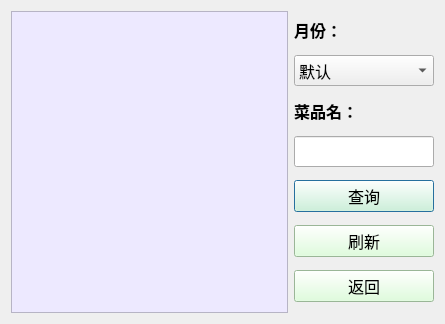
<?xml version="1.0" encoding="UTF-8"?>
<ui version="4.0">
 <class>checkSaleAmount</class>
 <widget class="QDialog" name="checkSaleAmount">
  <property name="geometry">
   <rect>
    <x>0</x>
    <y>0</y>
    <width>445</width>
    <height>324</height>
   </rect>
  </property>
  <property name="windowTitle">
   <string>Dialog</string>
  </property>
  <layout class="QGridLayout" name="gridLayout">
   <item row="1" column="0">
    <widget class="QTableWidget" name="tableWidget">
     <property name="maximumSize">
      <size>
       <width>740</width>
       <height>400</height>
      </size>
     </property>
     <property name="styleSheet">
      <string notr="true">background-color: rgb(237, 233, 255);</string>
     </property>
    </widget>
   </item>
   <item row="1" column="1">
    <layout class="QVBoxLayout" name="verticalLayout">
     <item>
      <widget class="QLabel" name="label_2">
       <property name="sizePolicy">
        <sizepolicy hsizetype="Preferred" vsizetype="Fixed">
         <horstretch>0</horstretch>
         <verstretch>0</verstretch>
        </sizepolicy>
       </property>
       <property name="font">
        <font>
         <family>微软雅黑</family>
         <pointsize>12</pointsize>
         <bold>true</bold>
        </font>
       </property>
       <property name="text">
        <string>月份：</string>
       </property>
      </widget>
     </item>
     <item>
      <widget class="QComboBox" name="comboBox">
       <property name="sizePolicy">
        <sizepolicy hsizetype="Fixed" vsizetype="Fixed">
         <horstretch>0</horstretch>
         <verstretch>0</verstretch>
        </sizepolicy>
       </property>
       <property name="maximumSize">
        <size>
         <width>140</width>
         <height>16777215</height>
        </size>
       </property>
       <property name="font">
        <font>
         <family>微软雅黑 Light</family>
         <pointsize>12</pointsize>
        </font>
       </property>
       <item>
        <property name="text">
         <string>默认</string>
        </property>
       </item>
       <item>
        <property name="text">
         <string>1</string>
        </property>
       </item>
       <item>
        <property name="text">
         <string>2</string>
        </property>
       </item>
       <item>
        <property name="text">
         <string>3</string>
        </property>
       </item>
       <item>
        <property name="text">
         <string>4</string>
        </property>
       </item>
       <item>
        <property name="text">
         <string>5</string>
        </property>
       </item>
       <item>
        <property name="text">
         <string>6</string>
        </property>
       </item>
       <item>
        <property name="text">
         <string>7</string>
        </property>
       </item>
       <item>
        <property name="text">
         <string>8</string>
        </property>
       </item>
       <item>
        <property name="text">
         <string>9</string>
        </property>
       </item>
       <item>
        <property name="text">
         <string>10</string>
        </property>
       </item>
       <item>
        <property name="text">
         <string>11</string>
        </property>
       </item>
       <item>
        <property name="text">
         <string>12</string>
        </property>
       </item>
      </widget>
     </item>
     <item>
      <widget class="QLabel" name="label_3">
       <property name="sizePolicy">
        <sizepolicy hsizetype="Preferred" vsizetype="Fixed">
         <horstretch>0</horstretch>
         <verstretch>0</verstretch>
        </sizepolicy>
       </property>
       <property name="font">
        <font>
         <family>微软雅黑</family>
         <pointsize>12</pointsize>
         <bold>true</bold>
        </font>
       </property>
       <property name="text">
        <string>菜品名：</string>
       </property>
      </widget>
     </item>
     <item>
      <widget class="QLineEdit" name="lineEdit">
       <property name="sizePolicy">
        <sizepolicy hsizetype="Maximum" vsizetype="Fixed">
         <horstretch>0</horstretch>
         <verstretch>0</verstretch>
        </sizepolicy>
       </property>
       <property name="font">
        <font>
         <family>微软雅黑</family>
         <pointsize>12</pointsize>
        </font>
       </property>
      </widget>
     </item>
     <item>
      <widget class="QPushButton" name="pushButton_2">
       <property name="sizePolicy">
        <sizepolicy hsizetype="MinimumExpanding" vsizetype="Fixed">
         <horstretch>0</horstretch>
         <verstretch>0</verstretch>
        </sizepolicy>
       </property>
       <property name="maximumSize">
        <size>
         <width>140</width>
         <height>16777215</height>
        </size>
       </property>
       <property name="font">
        <font>
         <family>微软雅黑</family>
         <pointsize>12</pointsize>
         <bold>false</bold>
        </font>
       </property>
       <property name="styleSheet">
        <string notr="true">background-color: rgb(215, 255, 212);</string>
       </property>
       <property name="text">
        <string>查询</string>
       </property>
      </widget>
     </item>
     <item>
      <widget class="QPushButton" name="pushButton_3">
       <property name="sizePolicy">
        <sizepolicy hsizetype="MinimumExpanding" vsizetype="Fixed">
         <horstretch>0</horstretch>
         <verstretch>0</verstretch>
        </sizepolicy>
       </property>
       <property name="maximumSize">
        <size>
         <width>140</width>
         <height>16777215</height>
        </size>
       </property>
       <property name="font">
        <font>
         <family>微软雅黑</family>
         <pointsize>12</pointsize>
         <bold>false</bold>
        </font>
       </property>
       <property name="styleSheet">
        <string notr="true">background-color: rgb(215, 255, 212);</string>
       </property>
       <property name="text">
        <string>刷新</string>
       </property>
      </widget>
     </item>
     <item>
      <widget class="QPushButton" name="pushButton">
       <property name="sizePolicy">
        <sizepolicy hsizetype="MinimumExpanding" vsizetype="Fixed">
         <horstretch>0</horstretch>
         <verstretch>0</verstretch>
        </sizepolicy>
       </property>
       <property name="maximumSize">
        <size>
         <width>140</width>
         <height>16777215</height>
        </size>
       </property>
       <property name="font">
        <font>
         <family>微软雅黑</family>
         <pointsize>12</pointsize>
         <bold>false</bold>
        </font>
       </property>
       <property name="styleSheet">
        <string notr="true">background-color: rgb(215, 255, 212);</string>
       </property>
       <property name="text">
        <string>返回</string>
       </property>
      </widget>
     </item>
    </layout>
   </item>
  </layout>
 </widget>
 <resources/>
 <connections/>
</ui>
